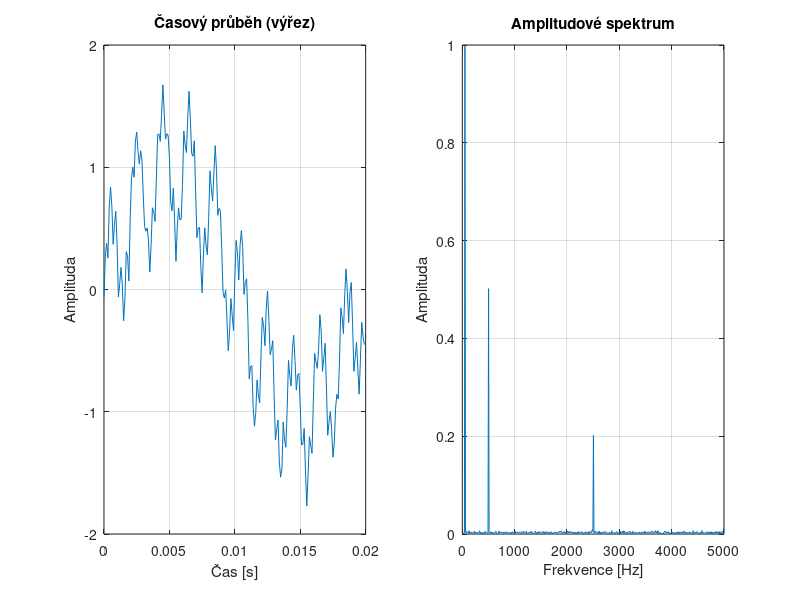

Recreate this plot in MATLAB. (Note: this script raises an error after producing the figure.)
% =========================================================================
% Generování testovacích signálů pro DSP filtrace
% =========================================================================
clear; clc; close all;

%% 1. Parametry signálu
fs = 10000;         % Vzorkovací frekvence (10 kHz)
f1 = 50;   A1 = 1.0; % Nízkofrekvenční složka
f2 = 500;  A2 = 0.5; % Středněfrekvenční složka
f3 = 2500; A3 = 0.2; % Vysokofrekvenční složka
noise_power = 0.05;  % Výkon bílého šumu

%% 2. Definice velikostí datasetů
N_small = 1e3;      % 1 000 vzorků
N_medium = 1e5;     % 100 000 vzorků
N_large = 1e7;      % 10 000 000 vzorků

% Anonymní funkce pro generování signálu (aby se kód neopakoval)
generate_signal = @(N) A1*sin(2*pi*f1*(0:N-1)/fs) + ...
                       A2*sin(2*pi*f2*(0:N-1)/fs) + ...
                       A3*sin(2*pi*f3*(0:N-1)/fs) + ...
                       noise_power * randn(1, N);

%% 3. Generování signálů
disp('Generuji signály...');
sig_small  = generate_signal(N_small)';   % Transpozice na sloupcový vektor
sig_medium = generate_signal(N_medium)';
sig_large  = generate_signal(N_large)';

%% 4. Vykreslení malého signálu a jeho spektra pro kontrolu
t_small = (0:N_small-1)/fs;
figure('Name', 'Analýza malého signálu', 'Position', [100 100 800 400]);

% Časová oblast
subplot(1,2,1);
plot(t_small(1:200), sig_small(1:200)); % Zobrazíme jen prvních 200 vzorků
title('Časový průběh (výřez)');
xlabel('Čas [s]'); ylabel('Amplituda');
grid on;

% Frekvenční oblast (FFT)
subplot(1,2,2);
f_axis = linspace(0, fs/2, N_small/2);
sig_fft = abs(fft(sig_small))/N_small;
plot(f_axis, 2*sig_fft(1:N_small/2));
title('Amplitudové spektrum');
xlabel('Frekvence [Hz]'); ylabel('Amplituda');
grid on;

%% 5. Export do CSV
disp('Exportuji do CSV (to může u velkého datasetu chvíli trvat)...');

% writematrix je v novějších verzích Matlabu velmi rychlý
writematrix(sig_small, 'signal_small.csv');
disp('signal_small.csv uložen.');

writematrix(sig_medium, 'signal_medium.csv');
disp('signal_medium.csv uložen.');

writematrix(sig_large, 'signal_large.csv');
disp('signal_large.csv uložen.');

disp('Hotovo!');
